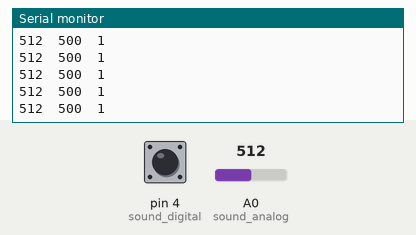
Simulated run of this sketch. Board: Arduino Uno, built with avr-gcc and run on an emulated ATmega328P. Shown: the last lines printed to the serial monitor. The test bench sets the inputs (shaded band); at power-on: A0 (sound_analog) = 512, pin 4 (sound_digital) HIGH.

Above: at 1.2 s.
1.3 s: A0 (sound_analog) set to 986
At 1.9 s:
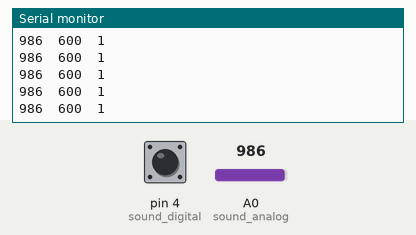
2.8 s: A0 (sound_analog) set to 1007
At 3.4 s:
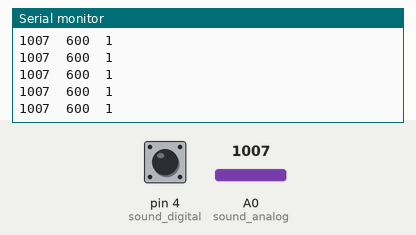
Timing chart, 0 to 5.8 s (numbered marks = the images above; inputs shaded):
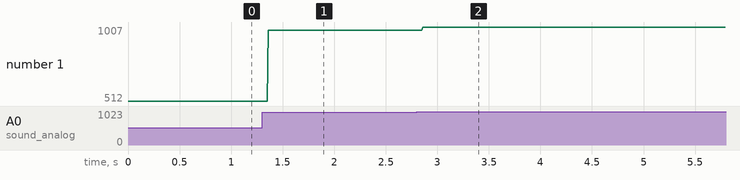

Measured:
- after the input at 1.3 s, the serial monitor: prints a new line after 0.06 s (image 1)
- after the input at 2.8 s, the serial monitor: prints a new line after 0.06 s (image 2)
- plotted number 1: 512 → 986 after the input at 1.3 s, 986 → 1007 after the input at 2.8 s

The sketch:

PeriodeTangisanBayi.ino
```cpp
int led = 13; // bisa diganti d7
int sound_digital = 4; // bisa diganti d2 sesuai kabel ke arah do mic
int sound_analog = A0;
int sound_dig = 500;
int prev_valAnalog = 553;
boolean trigered = 0;
unsigned long time_low = 0;
unsigned long time_high = 0;
unsigned long waktuselisih = 0;

void setup(){
  Serial.begin(9600);
  //pinMode(led, OUTPUT);
  pinMode(sound_digital, INPUT);
}

void loop(){
  int val_digital = digitalRead(sound_digital);
  int val_analog = analogRead(sound_analog);
  int rangeSensor = val_analog - prev_valAnalog;
  prev_valAnalog = val_analog;

  if (rangeSensor > 10){
      trigered = 1;
      time_high = millis();
      sound_dig = 600;
     }

  if(trigered){
      sound_dig = 600;
      if(val_digital == LOW){
        time_low = millis();
        waktuselisih = time_low - time_high;
        if (waktuselisih > 175){
          sound_dig = 500;
          trigered = 0;
        }
      }
   }

  Serial.print(val_analog);
  Serial.print("\t");
  Serial.print(sound_dig);
  Serial.print("\t");
  Serial.println(val_digital);
  delay(10);


  //Serial.println(switch_time);
}
```
